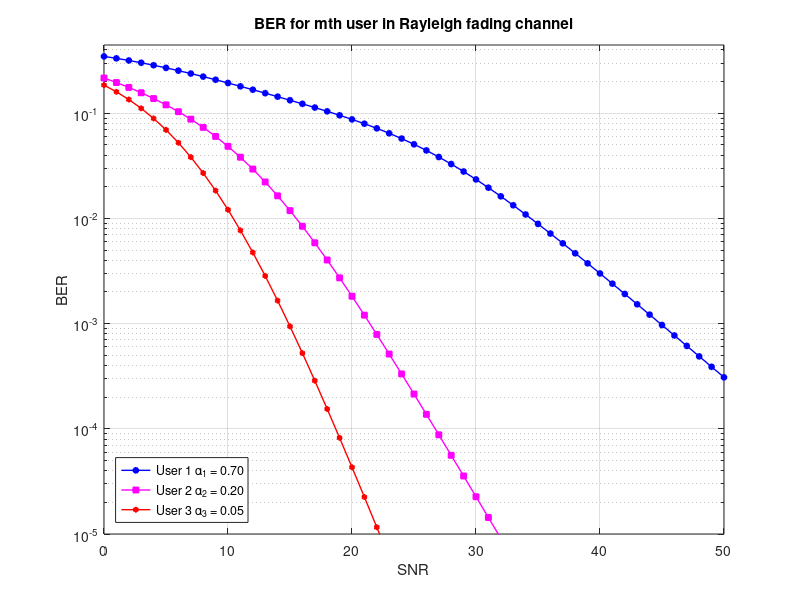

Recreate this plot in MATLAB.
clear, clc;
P=1;
[a1, a2, a3] = deal(0.70, 0.25, 0.05);
a=[a1, a2, a3];
[A1, A2 ,A3] = deal(sqrt(P*a1),sqrt(P*a2),sqrt(P*a3));
A=[A1, A2 ,A3];
mtx1=[1 1 1;1 -1 1;1 1 -1;1 -1 -1];
mtx2=[1 1;1 -1];
mtx3=1;
M=3;OMEGA=1;zeta=0;
[ls1, ls2, ls3]=deal(4, 2, 1);
[sumt1, sumt2,sumt3]=deal(0,0,0);
SNR = 0:50;
omega21=OMEGA*zeta*0;
omega22=OMEGA*zeta*0.70;
omega23=OMEGA*zeta*0.95;
gamma=10.^(SNR./10);
variance=P./gamma;
gamma1=P./(variance + omega21);
gamma2=P./(variance + omega22);
gamma3=P./(variance + omega23);   
snr1=pow2db(gamma1);
snr2=pow2db(gamma2);
snr3=pow2db(gamma3);
%correct power
for h =1:M 
        mtx1(:,h)=mtx1(:,h)*A(h);
end
for h =1:M-1 
        mtx2(:,h)=mtx2(:,h)*A(h+1);
end
mtx3=A(3)*mtx3;
vector1=zeros([1 length(SNR)]);
vector2=zeros([1 length(SNR)]);
vector3=zeros([1 length(SNR)]);
for h=1:length(SNR)
    sum1_3=0;
    m=1;
    for i=1:ls1
        sum1_2=0;
        for t=0:(M-m)
           sum1_1=0;
           for k=0:(m+t-1)
               ita=factorial(M)/(factorial(M-m)*factorial(m-1));
               Y=mtx1(i,:);
               beta=sum(Y)/sqrt(P);
               omega2=OMEGA*zeta*0;
               betaplus=beta.*sqrt(P./(P+gamma*omega2));
               omega=sqrt(1+((2*(k+1))./(betaplus.^2*gamma(h)*1)));
               p1=(ita*(omega-1)*(-1)^(t+k)*nchoosek((M-m),t)*nchoosek((m+t-1),k)) / (2^(M-m+1)*(k+1)*omega);
               sum1_1=sum1_1+p1;
           end
           sum1_2=sum1_2+sum1_1;
        end
        sum1_3=sum1_3+sum1_2;
    end   
    vector1(h)=sum1_3;
end
for h=1:length(SNR)
    sum1_3=0;
    m=2;
    for i=1:ls2
        sum1_2=0;
        for t=0:(M-m)
           sum1_1=0;
           for k=0:(m+t-1)
               ita=factorial(M)/(factorial(M-m)*factorial(m-1));
               Y=mtx1(i,:);
               beta=sum(Y)/sqrt(P);
               omega2=OMEGA*zeta*(0.70);
               betaplus=beta.*sqrt(P./(P+gamma*omega2));%*0.5
               omega=sqrt(1+((2*(k+1))./(betaplus.^2*gamma(h)*1)));
               p1=(ita*(omega-1)*(-1)^(t+k)*nchoosek((M-m),t)*nchoosek((m+t-1),k)) / (2^(M-m+1)*(k+1)*omega);
               sum1_1=sum1_1+p1;
           end
           sum1_2=sum1_2+sum1_1;
        end
        sum1_3=sum1_3+sum1_2;
    end   
    vector2(h)=sum1_3;
end
for h=1:length(SNR)
    sum1_3=0;
    m=3;
    for i=1:ls3
        sum1_2=0;
        for t=0:(M-m)
           sum1_1=0;
           for k=0:(m+t-1)
               ita=factorial(M)/(factorial(M-m)*factorial(m-1));
               Y=mtx2(i,:);
               beta=sum(Y)/sqrt(P);
               omega2=OMEGA*zeta*(0.70+0.25);
               betaplus=beta.*sqrt(P./(P+gamma*omega2));%*0.7
               omega=sqrt(1+((2*(k+1))./(betaplus.^2*gamma(h)*1)));
               p1=(ita*(omega-1)*(-1)^(t+k)*nchoosek((M-m),t)*nchoosek((m+t-1),k)) / (2^(M-m+1)*(k+1)*omega);
               sum1_1=sum1_1+p1;
           end
           sum1_2=sum1_2+sum1_1;
        end
        sum1_3=sum1_3+sum1_2;
    end   
    vector3(h)=sum1_3;
end
colorstring = 'bmr';
figure(4)
semilogy(snr1,vector1,'o-','Color', colorstring(1),'LineWidth',1,'MarkerSize',4,'MarkerFaceColor','b')
hold on;grid on; ylim([10^(-5) 0.446]);
semilogy(snr2,vector2,'s-','Color', colorstring(2),'LineWidth',1,'MarkerSize',4,'MarkerFaceColor','m')%7
semilogy(snr3,vector3,'h-','Color', colorstring(3),'LineWidth',1,'MarkerSize',4,'MarkerFaceColor','r')%11
legend('User 1 \alpha_1 = 0.70','User 2 \alpha_2 = 0.20','User 3 \alpha_3 = 0.05','Location','southwest');
title('BER for mth user in Rayleigh fading channel');
xlabel('SNR');
ylabel('BER');